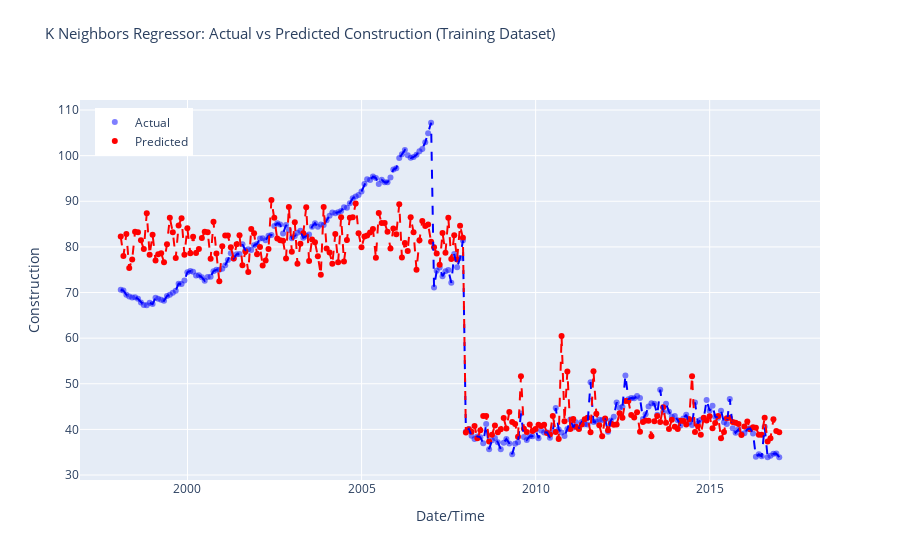

Notebook code cell kept with this figure:
### Code cell
# Make predictions on the test dataset
predictions = pycr.predict_model(model, data = train_data)

r2 = r2_score(predictions['Construction'], predictions['prediction_label'])
print('R-squared (R2) Score:', r2)

# Sort predictions DataFrame by index
predictions.sort_index(inplace=True)

# Create Plotly figure
fig = make_subplots(rows=1, cols=1, shared_xaxes=True, shared_yaxes=True)

# Add scatter plot for actual values
fig.add_trace(go.Scatter(x=predictions.index, y=predictions['Construction'],
                         mode='markers', marker=dict(color='blue', opacity=0.5),
                         name='Actual'), row=1, col=1)

# Add scatter plot for predicted values
fig.add_trace(go.Scatter(x=predictions.index, y=predictions['prediction_label'],
                         mode='markers', marker=dict(color='red'),
                         name='Predicted'), row=1, col=1)

# Add lines for sorted actual values
fig.add_trace(go.Scatter(x=predictions.index, y=predictions['Construction'].sort_index(),
                         mode='lines', line=dict(color='blue', dash='dash'),
                         showlegend=False), row=1, col=1)

# Add lines for sorted predicted values
fig.add_trace(go.Scatter(x=predictions.index, y=predictions['prediction_label'].sort_index(),
                         mode='lines', line=dict(color='red', dash='dash'),
                         showlegend=False), row=1, col=1)

fig.update_layout(title_text='K Neighbors Regressor: Actual vs Predicted Construction (Training Dataset)',
                  title_font_size=15, title_y=.95,
                  xaxis_title='Date/Time', yaxis_title='Construction',
                  legend=dict(x=0.02, y=0.98),
                  grid=dict(rows=1, columns=1, ygap=0.2))

# Show interactive plot
fig.show()

### Figure 1 — Plotly figure (JSON) as saved in the notebook; plotly's stock layout.template omitted (floating-point values rounded to 4 significant figures; data arrays with more than 128 entries replaced by an {"elided": "..."} marker saying what was removed)
{"data": [{"marker": {"color": "blue", "opacity": 0.5}, "mode": "markers", "name": "Actual", "type": "scatter", "x": {"elided": "228 str values"}, "xaxis": "x", "y": {"elided": "228 float values"}, "yaxis": "y"}, {"marker": {"color": "red"}, "mode": "markers", "name": "Predicted", "type": "scatter", "x": {"elided": "228 str values"}, "xaxis": "x", "y": {"elided": "228 float values"}, "yaxis": "y"}, {"line": {"color": "blue", "dash": "dash"}, "mode": "lines", "showlegend": false, "type": "scatter", "x": {"elided": "228 str values"}, "xaxis": "x", "y": {"elided": "228 float values"}, "yaxis": "y"}, {"line": {"color": "red", "dash": "dash"}, "mode": "lines", "showlegend": false, "type": "scatter", "x": {"elided": "228 str values"}, "xaxis": "x", "y": {"elided": "228 float values"}, "yaxis": "y"}], "layout": {"grid": {"columns": 1, "rows": 1, "ygap": 0.2}, "legend": {"x": 0.02, "y": 0.98}, "title": {"font": {"size": 15}, "text": "K Neighbors Regressor: Actual vs Predicted Construction (Training Dataset)", "y": 0.95}, "xaxis": {"anchor": "y", "domain": [0, 1], "title": {"text": "Date/Time"}}, "yaxis": {"anchor": "x", "domain": [0, 1], "title": {"text": "Construction"}}}}
